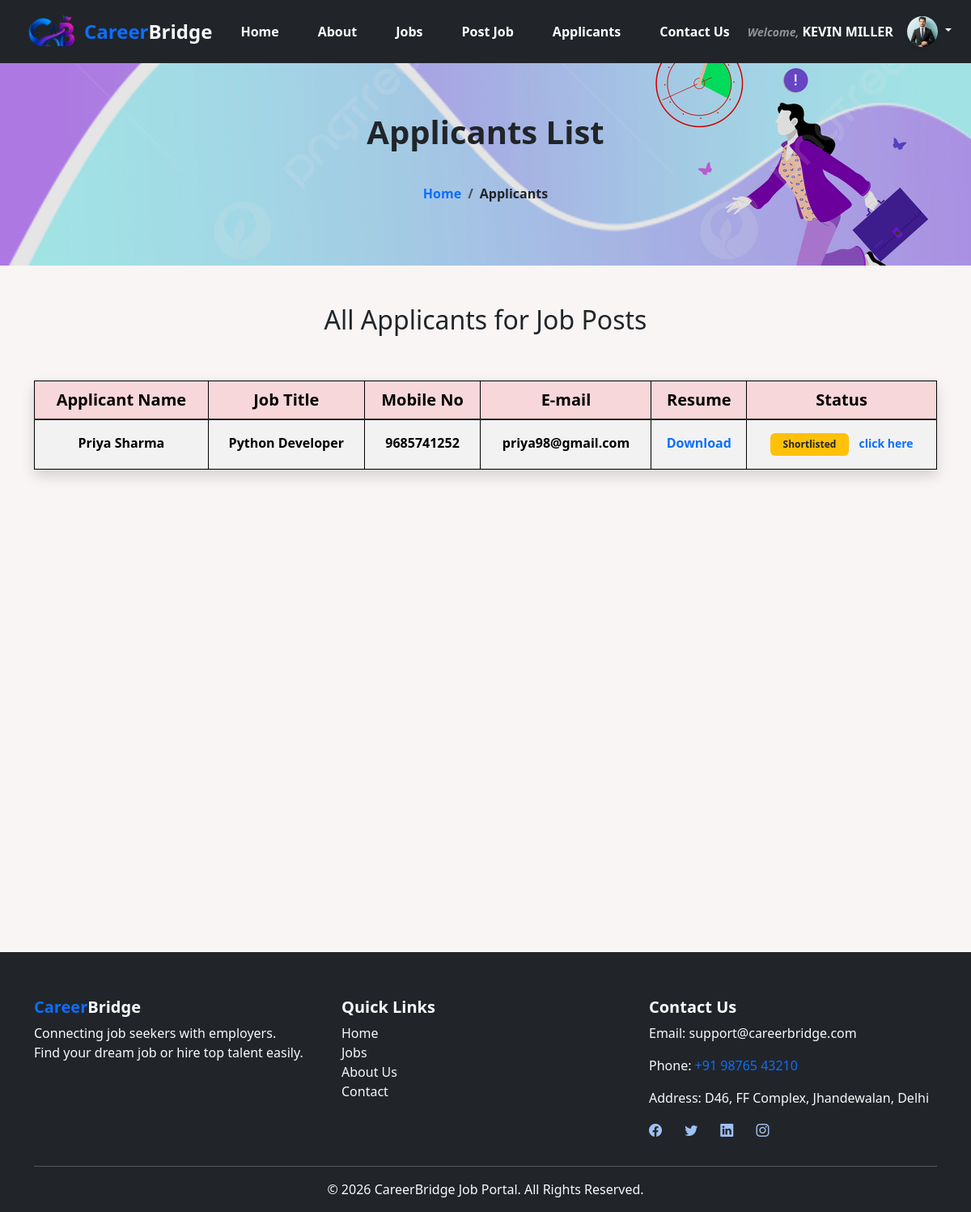
Screenshot of /all-applicants-list/ (signed in) with the database file from the repository.
### accounts/models.py (models this page shows, shortened)
class User(AbstractUser):
    role_choices = (
        (0, 'Admin'),
        (1, 'Job Seeker'),
        (2, 'Employer'),
    )
    role = models.IntegerField(default=0, choices=role_choices)

### profile_app/models.py (models this page shows, shortened)
class Employer(models.Model):
    user = models.OneToOneField(User, on_delete=models.CASCADE)
    full_name = models.CharField(max_length=50)
    profile_photo = models.ImageField(upload_to= 'employer_profile_photo/', null=True, blank=True)
    email = models.EmailField()
    phone = models.CharField(max_length=10)
    location = models.CharField(max_length=50)
    company_name = models.CharField(max_length=30)
    company_logo = models.ImageField(upload_to='employer_company_logos/', null=True, blank=True)
    about_company = models.TextField()
    company_website = models.URLField()
    company_type = models.CharField(max_length=50)

### application/models.py (models this page shows, shortened)
class Application(models.Model):
    status_choices = (
        ('Pending', 'Pending'),
        ('Shortlisted', 'Shortlisted'),
        ('Rejected', 'Rejected'),
        ('Accepted', 'Accepted'),
    )
    job = models.ForeignKey(Job, on_delete=models.CASCADE)
    applicant = models.ForeignKey(User, on_delete=models.CASCADE)
    full_name = models.CharField(max_length=100)
    email = models.EmailField()
    phone = models.CharField(max_length=10)
    resume = models.FileField(upload_to='resumes/')
    cover_letter = models.TextField(blank=True, null=True)
    applied_at = models.DateTimeField(auto_now_add=True)
    status = models.CharField(max_length=20, choices=status_choices, default='Pending')

### job/models.py (models this page shows, shortened)
class Job(models.Model):
    jobtype_choices = (
        ('Full-time', 'Full time'),
        ('Part-time', 'Part time'),
        ('Temporary', 'Temporary'),
        ('Freelance', 'Freelance'),
    )
    work_location_choices = (
        ('On-site', 'On-site'),
        ('Remote', 'Remote'),
        ('Hybrid', 'Hybrid'),
    )
    job_title = models.CharField(max_length=50)
    company_name = models.CharField(max_length=50)
    company_logo = models.ImageField(upload_to='company_logos', null=True, blank=True)
    location = models.CharField(max_length=100)
    job_type = models.CharField(max_length=50, choices=jobtype_choices)
    category = models.ForeignKey(Category, on_delete=models.CASCADE)
    industry_type = models.ForeignKey(Industry, on_delete=models.CASCADE, null=True, blank=True)
    description = models.TextField()
    responsibilities = models.TextField()
    skills = models.TextField()
    min_salary = models.PositiveIntegerField()
    max_salary = models.PositiveIntegerField()
    experience = models.TextField(max_length=50)
    work_location = models.CharField(max_length=50, choices=work_location_choices)
    deadline = models.DateField()
    created_at = models.DateTimeField(auto_now_add=True)
    updated_at = models.DateTimeField(auto_now=True)
    is_featured = models.BooleanField(default=False)
    employer = models.ForeignKey(User, on_delete=models.CASCADE, null=True, blank=True)

### application/views.py (the view)
# urls.py: path('all-applicants-list/', views.all_applicants, name='all_applicants'),
@login_required
def all_applicants(request):
    applications = Application.objects.filter(job__employer=request.user)
    return render(request, 'all_applicants.html', {'applications': applications})

### application/templates/all_applicants.html (shortened to what this page needs)
{% extends 'base.html' %}
{% load static %}
{% block content %}
<div class="container-fluid d-flex align-items-center justify-content-center text-center text-dark page-bg">
    <div>
        <h3 class="mb-4 fw-bold fs-1">Applicants List</h3>
        <nav aria-label="breadcrumb">
        <ol class="breadcrumb p-3 mb-0 justify-content-center bg-transparent">
            <li class="breadcrumb-item">
            <a href="/" class="text-decoration-none text-primary fw-bold">Home</a>
            </li>
            <li class="breadcrumb-item active text-dark fw-semibold" aria-current="page">
                Applicants
            </li>
        </ol>
        </nav>
  </div>
</div>
<div class="container mt-5 vh-100">
        {% if applications %}
        <h2 class="text-center">All Applicants for Job Posts</h2>
        <div class="row text-center justify-content-center">
          <div class="col pt-0 pb-5">
              <div class="table-responsive-md">
                  <table class="table mt-5 text-center table-striped table-hover shadow table-bordered border-black">
                      <thead class="table-danger fw-bold fs-5 table-bordered border-black">
                          <tr>
                              <th>Applicant Name</th>
                              <th>Job Title</th>
                              <th>Mobile No</th>
                              <th>E-mail</th>
                              <th>Resume</th>
                              <th>Status</th>
                          </tr>
                      </thead>
                      <tbody class="table-group-divider">
                          {% for i in applications %}
                          <tr class="fs-6">
                            <td class="py-3 fw-bold">{{i.full_name}}</td>
                            <td class="py-3 fw-semibold">{{i.job.job_title}}</td>
                            <td class="py-3 fw-semibold">{{i.phone}}</td>
                            <td class="py-3 fw-semibold">{{i.email}}</td>
                            <td class="py-3 fw-bold"><a href="{{i.resume.url}}" target="_blank" class="text-decoration-none">Download</a></td>
                            <td class="py-3 fw-bold">
                                {% if i.status == "Shortlisted" %}
                                    <span class="badge bg-warning text-dark px-3 py-2">Shortlisted</span>
                                {% elif i.status == "Rejected" %}
                                    <span class="badge bg-danger px-3 py-2">Rejected</span>
                                {% elif i.status == "Accepted" %}
                                    <span class="badge bg-success px-3 py-2">Accepted</span>
                                {% else %}
                                    <span class="badge bg-secondary px-3 py-2">{{ i.status }}</span>
                                {% endif %}
                                  <a href="{% url 'update_status' i.id %}" class="small ms-2 text-decoration-none">click here</a>
                              </td>
                          </tr>
                          {% endfor %}
                      </tbody>
                  </table>
              </div>
          </div>
        {% else %}
          <div class="alert alert-primary fw-bold fs-5 shadow-sm text-center m-5">
              No Applications yet
          </div>
        {% endif %}
    </div>
</div>
{% endblock content %}

### core/templates/include/navbar.html (shortened to what this page needs)
{% load static %}
<nav class="navbar navbar-expand-lg navbar-dark bg-dark sticky-top py-1">
    <div class="container-fluid px-4">
        <a class="navbar-brand d-flex align-items-center fw-bold text-primary fs-4" href="{% url 'home' %}">
            <img src="{% static 'images/logo2.png' %}" alt="logo"  width="80" height="60" class="rounded-circle border-0 border-light ms-0">
            Career<span class="text-light">Bridge</span>
        </a>
        <div class="collapse navbar-collapse" id="navbarNav">
            <ul class="navbar-nav mx-auto fw-bold gap-3">
                <li class="nav-item">
                    <a class="nav-link px-3" href="{% url 'home' %}">Home</a>
                </li>
                <li class="nav-item">
                    <a class="nav-link px-3" href="{% url 'about' %}">About</a>
                </li>
                <li class="nav-item">
                    <a class="nav-link px-3" href="{% url 'jobs_list'%}">Jobs</a>
                </li>
                {% if request.user.is_authenticated %}
                    {% if request.user.role == 2 %}
                        <li class="nav-item"><a class="nav-link px-3" href="{% url 'post_job' %}">Post Job</a></li>
                        <li class="nav-item"><a class="nav-link px-3" href="{% url 'all_applicants' %}">Applicants</a></li>
                    {% elif request.user.role == 1 %}
                        <li class="nav-item"><a class="nav-link px-3" href="{% url 'my_application' %}">My Applications</a></li>
                    {% endif %}
                {% endif %}
                <li class="nav-item">
                    <a class="nav-link px-3" href="{% url 'contact' %}">Contact Us</a>
                </li>
            </ul>
            <ul class="navbar-nav ms-auto flex-row justify-content-center align-items-center gap-2 mt-3 mt-lg-0">
            {% if request.user.is_authenticated %}
            <li class="nav-item d-flex align-items-center me-2 text-white-50 text-decoration-none">
                <span class="small fst-italic fw-semibold me-1">Welcome,</span>
                {% if user.role == 1 %}
                    <span class="fw-bold text-uppercase text-white">{{ user.jobseeker.full_name }}</span>
                {% else %}
                    <span class="fw-bold text-uppercase text-white">{{ user.employer.full_name }}</span>
                {% endif %}
            </li>
            <li class="nav-item dropdown text-decoration-none">
                <a class="nav-link dropdown-toggle p-0" href="#" role="button" data-bs-toggle="dropdown" aria-expanded="false">
                {% if user.jobseeker.profile_photo %}
                    <img src="/media/{{ user.jobseeker.profile_photo }}" alt="profile" class="rounded-circle border border-secondary shadow-sm border-dark object-fit-cover" width="40" height="40">
                {% elif user.employer.profile_photo %}
                    <img src="/media/{{ user.employer.profile_photo }}" alt="profile" class="rounded-circle border border-secondary shadow-sm border-dark object-fit-cover" width="40" height="40">
                {% else %}
                    <img src="{% static 'images/default profile_photo.png' %}" alt="profile" class="rounded-circle border border-secondary shadow-sm border-dark" width="40" height="40">
                {% endif %}
                </a>
            </li>
            {% endif %}
            </ul>
        </div>
    </div>
</nav>

### core/static/css/style.css (style rules this page uses)
body { margin: 0; padding: 0; box-sizing: border-box; background-color: #f8f5f4; }
.nav-item .nav-link { color: white; }
.nav-item { transition: all 1s ease; }
::placeholder { color: rgba(52, 48, 48, 0.8); font-size: 16px; }
.page-bg { background-image: linear-gradient(rgba(0, 0, 0, 0.1), rgba(0, 0, 0, 0.1)),url("../images/page-bg.jpg"); height: 250px; background-repeat: no-repeat; background-size: cover; background-position: center; }

### rows the page displays
User: employer.full_name "KEVIN MILLER", employer.profile_photo (picture)
Application: full_name "Priya Sharma", job.job_title "Python Developer", phone "9685741252", email "priya98@gmail.com", status "Shortlisted"
